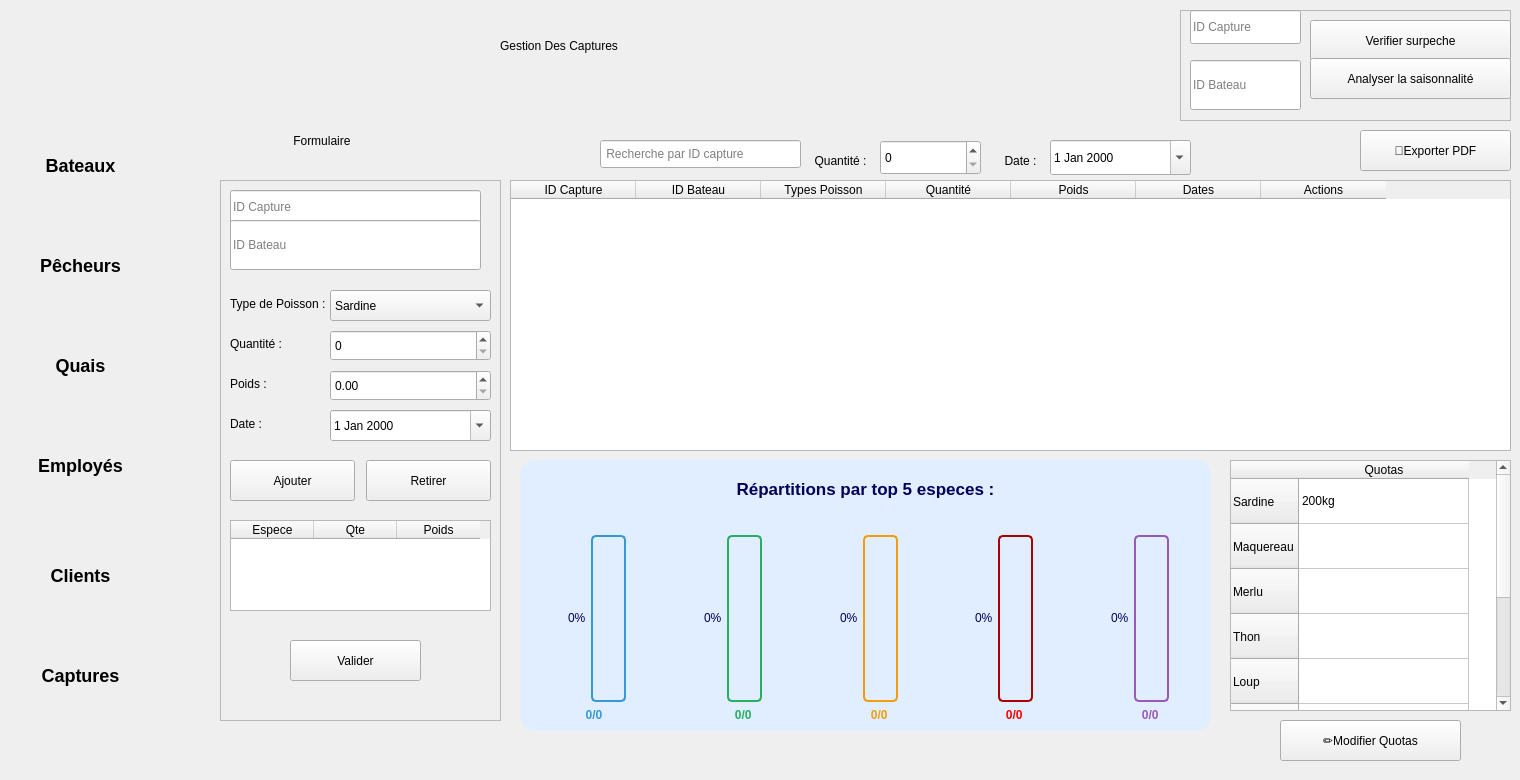
    <widget class="QWidget" name="cap_pagecaptures">
     <widget class="QLabel" name="cap_label_10">
      <property name="geometry">
       <rect>
        <x>990</x>
        <y>150</y>
        <width>61</width>
        <height>21</height>
       </rect>
      </property>
      <property name="text">
       <string>Date :</string>
      </property>
      <property name="alignment">
       <set>Qt::AlignmentFlag::AlignCenter</set>
      </property>
     </widget>
     <widget class="QTableWidget" name="cap_tableWidget_2">
      <property name="geometry">
       <rect>
        <x>1230</x>
        <y>460</y>
        <width>281</width>
        <height>251</height>
       </rect>
      </property>
      <attribute name="horizontalHeaderMinimumSectionSize">
       <number>40</number>
      </attribute>
      <attribute name="horizontalHeaderDefaultSectionSize">
       <number>170</number>
      </attribute>
      <attribute name="verticalHeaderDefaultSectionSize">
       <number>45</number>
      </attribute>
      <row>
       <property name="text">
        <string>Sardine</string>
       </property>
      </row>
      <row>
       <property name="text">
        <string>Maquereau</string>
       </property>
      </row>
      <row>
       <property name="text">
        <string>Merlu</string>
       </property>
      </row>
      <row>
       <property name="text">
        <string>Thon</string>
       </property>
      </row>
      <row>
       <property name="text">
        <string>Loup</string>
       </property>
      </row>
      <row>
       <property name="text">
        <string>Calamar</string>
       </property>
      </row>
      <row>
       <property name="text">
        <string>Crevette</string>
       </property>
      </row>
      <row>
       <property name="text">
        <string>Rouget</string>
       </property>
      </row>
      <row>
       <property name="text">
        <string>Poulpes</string>
       </property>
      </row>
      <column>
       <property name="text">
        <string>Quotas</string>
       </property>
      </column>
      <item row="0" column="0">
       <property name="text">
        <string>200kg</string>
       </property>
      </item>
     </widget>
     <widget class="QDateEdit" name="cap_deDebut">
      <property name="geometry">
       <rect>
        <x>1050</x>
        <y>140</y>
        <width>141</width>
        <height>35</height>
       </rect>
      </property>
      <property name="calendarPopup">
       <bool>true</bool>
      </property>
     </widget>
     <widget class="QPushButton" name="cap_btnExporter">
      <property name="geometry">
       <rect>
        <x>1360</x>
        <y>130</y>
        <width>151</width>
        <height>41</height>
       </rect>
      </property>
      <property name="text">
       <string>📄Exporter PDF</string>
      </property>
     </widget>
     <widget class="QLabel" name="cap_lblTitle">
      <property name="geometry">
       <rect>
        <x>500</x>
        <y>20</y>
        <width>601</width>
        <height>51</height>
       </rect>
      </property>
      <property name="text">
       <string>Gestion Des Captures</string>
      </property>
     </widget>
     <widget class="QFrame" name="cap_frame">
      <property name="geometry">
       <rect>
        <x>1180</x>
        <y>10</y>
        <width>331</width>
        <height>111</height>
       </rect>
      </property>
      <property name="frameShape">
       <enum>QFrame::Shape::StyledPanel</enum>
      </property>
      <property name="frameShadow">
       <enum>QFrame::Shadow::Raised</enum>
      </property>
      <widget class="QLineEdit" name="cap_lineEdit_7">
       <property name="geometry">
        <rect>
         <x>10</x>
         <y>0</y>
         <width>111</width>
         <height>34</height>
        </rect>
       </property>
       <property name="placeholderText">
        <string>ID Capture</string>
       </property>
      </widget>
      <widget class="QLineEdit" name="cap_lineEdit_8">
       <property name="geometry">
        <rect>
         <x>10</x>
         <y>50</y>
         <width>111</width>
         <height>50</height>
        </rect>
       </property>
       <property name="placeholderText">
        <string>ID Bateau</string>
       </property>
      </widget>
      <widget class="QPushButton" name="cap_btnShowSurpeche">
       <property name="geometry">
        <rect>
         <x>130</x>
         <y>10</y>
         <width>201</width>
         <height>41</height>
        </rect>
       </property>
       <property name="text">
        <string>Verifier surpeche</string>
       </property>
      </widget>
      <widget class="QPushButton" name="cap_btnShowTendance">
       <property name="geometry">
        <rect>
         <x>130</x>
         <y>48</y>
         <width>201</width>
         <height>41</height>
        </rect>
       </property>
       <property name="text">
        <string>Analyser la saisonnalité</string>
       </property>
      </widget>
     </widget>
     <widget class="QSpinBox" name="cap_sbQuantite_3">
      <property name="geometry">
       <rect>
        <x>880</x>
        <y>140</y>
        <width>101</width>
        <height>35</height>
       </rect>
      </property>
     </widget>
     <widget class="QLabel" name="cap_labelLeftTitle">
      <property name="geometry">
       <rect>
        <x>240</x>
        <y>120</y>
        <width>251</width>
        <height>41</height>
       </rect>
      </property>
      <property name="text">
       <string>                Formulaire</string>
      </property>
     </widget>
     <widget class="QLabel" name="cap_label_11">
      <property name="geometry">
       <rect>
        <x>790</x>
        <y>140</y>
        <width>101</width>
        <height>41</height>
       </rect>
      </property>
      <property name="text">
       <string>Quantité :</string>
      </property>
      <property name="alignment">
       <set>Qt::AlignmentFlag::AlignCenter</set>
      </property>
     </widget>
     <widget class="QTableWidget" name="cap_tableWidget">
      <property name="geometry">
       <rect>
        <x>510</x>
        <y>180</y>
        <width>1001</width>
        <height>271</height>
       </rect>
      </property>
      <attribute name="horizontalHeaderDefaultSectionSize">
       <number>125</number>
      </attribute>
      <column>
       <property name="text">
        <string>ID Capture</string>
       </property>
      </column>
      <column>
       <property name="text">
        <string>ID Bateau</string>
       </property>
      </column>
      <column>
       <property name="text">
        <string>Types Poisson</string>
       </property>
      </column>
      <column>
       <property name="text">
        <string>Quantité</string>
       </property>
      </column>
      <column>
       <property name="text">
        <string>Poids</string>
       </property>
      </column>
      <column>
       <property name="text">
        <string>Dates</string>
       </property>
      </column>
      <column>
       <property name="text">
        <string>Actions</string>
       </property>
      </column>
     </widget>
     <widget class="QLabel" name="label3_11">
      <property name="geometry">
       <rect>
        <x>560</x>
        <y>140</y>
        <width>31</width>
        <height>31</height>
       </rect>
      </property>
      <property name="styleSheet">
       <string notr="true">image: url(:/res/loupe.png);</string>
      </property>
      <property name="text">
       <string/>
      </property>
     </widget>
     <widget class="QFrame" name="frame_zonesb_2">
      <property name="geometry">
       <rect>
        <x>520</x>
        <y>460</y>
        <width>691</width>
        <height>271</height>
       </rect>
      </property>
      <property name="styleSheet">
       <string notr="true">        border-radius: 15px;
background-color: rgb(224, 238, 255);
border:1PX solid  rgb(0, 0, 115);
   	color: rgb(0, 0, 90);
</string>
      </property>
      <property name="frameShape">
       <enum>QFrame::Shape::StyledPanel</enum>
      </property>
      <property name="frameShadow">
       <enum>QFrame::Shadow::Raised</enum>
      </property>
      <layout class="QVBoxLayout" name="verticalLayout_zones_3">
       <item>
        <widget class="QLabel" name="label_zonesb_2">
         <property name="styleSheet">
          <string notr="true">
                    font-weight: bold;
                    font-size: 17px;
                    padding: 10px;</string>
         </property>
         <property name="text">
          <string>Répartitions par top 5 especes :</string>
         </property>
         <property name="alignment">
          <set>Qt::AlignmentFlag::AlignCenter</set>
         </property>
        </widget>
       </item>
       <item>
        <layout class="QHBoxLayout" name="horizontalLayout_zonesb_2">
         <item>
          <layout class="QVBoxLayout" name="zoneNordLayoutb_2">
           <item>
            <widget class="QLabel" name="label_zoneNordb_2">
             <property name="styleSheet">
              <string notr="true"> 	color: rgb(0, 0, 90);

                                    text-align: center;
                                    font-weight: bold;</string>
             </property>
             <property name="text">
              <string/>
             </property>
             <property name="alignment">
              <set>Qt::AlignmentFlag::AlignCenter</set>
             </property>
            </widget>
           </item>
           <item>
            <widget class="QProgressBar" name="progressZoneNordb_2">
             <property name="minimumSize">
              <size>
               <width>30</width>
               <height>120</height>
              </size>
             </property>
             <property name="styleSheet">
              <string notr="true">QProgressBar:vertical {
    width: 25px;
    border: 2px solid #3498db;
    border-radius: 5px;
    background-color: rgb(224, 238, 255);
    text-align: center;
    padding: 3px;
margin-left:62px;
}
QProgressBar::chunk:vertical {
    background-color: qlineargradient(x1:0, y1:0, x2:0, y2:1,
        stop:0 #3498db, stop:1 #2980b9);
    border-radius: 3px;
}
   
  
</string>
             </property>
             <property name="value">
              <number>0</number>
             </property>
             <property name="textVisible">
              <bool>true</bool>
             </property>
             <property name="orientation">
              <enum>Qt::Orientation::Vertical</enum>
             </property>
             <property name="format">
              <string>%p%</string>
             </property>
            </widget>
           </item>
           <item>
            <widget class="QLabel" name="value_zoneNordb_2">
             <property name="styleSheet">
              <string notr="true">color: #3498db;
                                    font-weight: bold;
                                    font-size: 12px;
                                    text-align: center;</string>
             </property>
             <property name="text">
              <string>0/0</string>
             </property>
             <property name="alignment">
              <set>Qt::AlignmentFlag::AlignCenter</set>
             </property>
            </widget>
           </item>
          </layout>
         </item>
         <item>
          <layout class="QVBoxLayout" name="zoneSudLayoutb_2">
           <item>
            <widget class="QLabel" name="label_zoneSudb_2">
             <property name="styleSheet">
              <string notr="true"> 	color: rgb(0, 0, 90);

                                    text-align: center;
                                    font-weight: bold;</string>
             </property>
             <property name="text">
              <string/>
             </property>
            </widget>
           </item>
           <item>
            <widget class="QProgressBar" name="progressZoneSudb_2">
             <property name="minimumSize">
              <size>
               <width>30</width>
               <height>120</height>
              </size>
             </property>
             <property name="styleSheet">
              <string notr="true">QProgressBar:vertical {
    width: 25px;
    border: 2px solid #27ae60;
    border-radius: 5px;
background-color: rgb(224, 238, 255);
    text-align: center;
    padding: 3px;
margin-left:62px;
}
QProgressBar::chunk:vertical {
    background-color: qlineargradient(x1:0, y1:0, x2:0, y2:1,
        stop:0 #27ae60, stop:1 #229954);
    border-radius: 3px;
}</string>
             </property>
             <property name="value">
              <number>0</number>
             </property>
             <property name="textVisible">
              <bool>true</bool>
             </property>
             <property name="orientation">
              <enum>Qt::Orientation::Vertical</enum>
             </property>
             <property name="format">
              <string>%p%</string>
             </property>
            </widget>
           </item>
           <item>
            <widget class="QLabel" name="value_zoneSudb_2">
             <property name="styleSheet">
              <string notr="true">color: #27ae60;
                                    font-weight: bold;
                                    font-size: 12px;
                                    text-align: center;</string>
             </property>
             <property name="text">
              <string>                     0/0</string>
             </property>
            </widget>
           </item>
          </layout>
         </item>
         <item>
          <layout class="QVBoxLayout" name="zoneEstLayoutb_2">
           <item>
            <widget class="QLabel" name="label_zoneEstb_2">
             <property name="styleSheet">
              <string notr="true"> 	color: rgb(0, 0, 90);

                                    text-align: center;
                                    font-weight: bold;</string>
             </property>
             <property name="text">
              <string/>
             </property>
            </widget>
           </item>
           <item>
            <widget class="QProgressBar" name="progressZoneEstb_2">
             <property name="minimumSize">
              <size>
               <width>30</width>
               <height>120</height>
              </size>
             </property>
             <property name="styleSheet">
              <string notr="true">QProgressBar:vertical {
    width: 25px;
    border: 2px solid #f39c12;
    border-radius: 5px;
 background-color: rgb(224, 238, 255);
    text-align: center;
    padding: 3px;
margin-left:62px;
}
QProgressBar::chunk:vertical {
    background-color: qlineargradient(x1:0, y1:0, x2:0, y2:1,
        stop:0 #f39c12, stop:1 #d68910);
    border-radius: 3px;
}</string>
             </property>
             <property name="value">
              <number>0</number>
             </property>
             <property name="textVisible">
              <bool>true</bool>
             </property>
             <property name="orientation">
              <enum>Qt::Orientation::Vertical</enum>
             </property>
             <property name="format">
              <string>%p%</string>
             </property>
            </widget>
           </item>
           <item>
            <widget class="QLabel" name="value_zoneEstb_2">
             <property name="styleSheet">
              <string notr="true">color: #f39c12;
                                    font-weight: bold;
                                    font-size: 12px;
                                    text-align: center;</string>
             </property>
             <property name="text">
              <string>                     0/0</string>
             </property>
            </widget>
           </item>
          </layout>
         </item>
         <item>
          <layout class="QVBoxLayout" name="zoneOuestLayoutb_3">
           <item>
            <widget class="QLabel" name="label_zoneOuestb_3">
             <property name="styleSheet">
              <string notr="true"> 	color: rgb(0, 0, 90);
text-align: center;
                                    font-weight: bold;</string>
             </property>
             <property name="text">
              <string/>
             </property>
            </widget>
           </item>
           <item>
            <widget class="QProgressBar" name="progressZoneOuestb_3">
             <property name="minimumSize">
              <size>
               <width>30</width>
               <height>120</height>
              </size>
             </property>
             <property name="styleSheet">
              <string notr="true">QProgressBar:vertical {
    width: 25px;
    border: 2px solid #9b59b6;
    border-radius: 5px;
background-color: rgb(224, 238, 255);    text-align: center;
    padding: 3px;
margin-left:62px;
	border-color: rgb(170, 0, 0);
}
QProgressBar::chunk:vertical {
    background-color: qlineargradient(x1:0, y1:0, x2:0, y2:1,
        stop:0 #9b59b6, stop:1 #8e44ad);
    border-radius: 3px;

}</string>
             </property>
             <property name="value">
              <number>0</number>
             </property>
             <property name="textVisible">
              <bool>true</bool>
             </property>
             <property name="orientation">
              <enum>Qt::Orientation::Vertical</enum>
             </property>
             <property name="format">
              <string>%p%</string>
             </property>
            </widget>
           </item>
           <item>
            <widget class="QLabel" name="value_zoneOuestb_3">
             <property name="styleSheet">
              <string notr="true">color:red;
                                    font-weight: bold;
                                    font-size: 12px;
                                    text-align: center;</string>
             </property>
             <property name="text">
              <string>                     0/0</string>
             </property>
            </widget>
           </item>
          </layout>
         </item>
         <item>
          <layout class="QVBoxLayout" name="zoneOuestLayoutb_2">
           <item>
            <widget class="QLabel" name="label_zoneOuestb_2">
             <property name="styleSheet">
              <string notr="true"> 	color: rgb(0, 0, 90);

                                    text-align: center;
                                    font-weight: bold;</string>
             </property>
             <property name="text">
              <string/>
             </property>
            </widget>
           </item>
           <item>
            <widget class="QProgressBar" name="progressZoneOuestb_2">
             <property name="minimumSize">
              <size>
               <width>30</width>
               <height>120</height>
              </size>
             </property>
             <property name="styleSheet">
              <string notr="true">QProgressBar:vertical {
    width: 25px;
    border: 2px solid #9b59b6;
    border-radius: 5px;
background-color: rgb(224, 238, 255);    text-align: center;
    padding: 3px;
margin-left:62px;
}
QProgressBar::chunk:vertical {
    background-color: qlineargradient(x1:0, y1:0, x2:0, y2:1,
        stop:0 #9b59b6, stop:1 #8e44ad);
    border-radius: 3px;
}</string>
             </property>
             <property name="value">
              <number>0</number>
             </property>
             <property name="textVisible">
              <bool>true</bool>
             </property>
             <property name="orientation">
              <enum>Qt::Orientation::Vertical</enum>
             </property>
             <property name="format">
              <string>%p%</string>
             </property>
            </widget>
           </item>
           <item>
            <widget class="QLabel" name="value_zoneOuestb_2">
             <property name="styleSheet">
              <string notr="true">color: #9b59b6;
                                    font-weight: bold;
                                    font-size: 12px;
                                    text-align: center;</string>
             </property>
             <property name="text">
              <string>                     0/0</string>
             </property>
            </widget>
           </item>
          </layout>
         </item>
        </layout>
       </item>
      </layout>
     </widget>
     <widget class="QLineEdit" name="lineEdit_7c_2">
      <property name="geometry">
       <rect>
        <x>600</x>
        <y>140</y>
        <width>201</width>
        <height>28</height>
       </rect>
      </property>
      <property name="placeholderText">
       <string> Recherche par ID capture</string>
      </property>
     </widget>
     <widget class="QFrame" name="frame_5">
      <property name="geometry">
       <rect>
        <x>-160</x>
        <y>70</y>
        <width>371</width>
        <height>701</height>
       </rect>
      </property>
      <property name="styleSheet">
       <string notr="true">border-radius:185px;
font-weight:600;
font-size:18px</string>
      </property>
      <property name="frameShape">
       <enum>QFrame::Shape::StyledPanel</enum>
      </property>
      <property name="frameShadow">
       <enum>QFrame::Shadow::Raised</enum>
      </property>
      <widget class="QPushButton" name="pushButton_3b_14">
       <property name="geometry">
        <rect>
         <x>170</x>
         <y>70</y>
         <width>141</width>
         <height>51</height>
        </rect>
       </property>
       <property name="text">
        <string>Bateaux</string>
       </property>
      </widget>
      <widget class="QPushButton" name="pushButton_3b_15">
       <property name="geometry">
        <rect>
         <x>170</x>
         <y>170</y>
         <width>141</width>
         <height>51</height>
        </rect>
       </property>
       <property name="text">
        <string>Pêcheurs</string>
       </property>
      </widget>
      <widget class="QPushButton" name="pushButton_3b_16">
       <property name="geometry">
        <rect>
         <x>170</x>
         <y>270</y>
         <width>141</width>
         <height>51</height>
        </rect>
       </property>
       <property name="text">
        <string>Quais</string>
       </property>
      </widget>
      <widget class="QPushButton" name="pushButton_3b_17">
       <property name="geometry">
        <rect>
         <x>170</x>
         <y>370</y>
         <width>141</width>
         <height>51</height>
        </rect>
       </property>
       <property name="text">
        <string>Employés</string>
       </property>
      </widget>
      <widget class="QPushButton" name="pushButton_3b_18">
       <property name="geometry">
        <rect>
         <x>170</x>
         <y>480</y>
         <width>141</width>
         <height>51</height>
        </rect>
       </property>
       <property name="text">
        <string>Clients</string>
       </property>
      </widget>
      <widget class="QPushButton" name="pushButton_3b_19">
       <property name="geometry">
        <rect>
         <x>170</x>
         <y>580</y>
         <width>141</width>
         <height>51</height>
        </rect>
       </property>
       <property name="text">
        <string>Captures</string>
       </property>
      </widget>
     </widget>
     <widget class="QFrame" name="cap_frame_4">
      <property name="geometry">
       <rect>
        <x>220</x>
        <y>180</y>
        <width>281</width>
        <height>541</height>
       </rect>
      </property>
      <property name="frameShape">
       <enum>QFrame::Shape::StyledPanel</enum>
      </property>
      <property name="frameShadow">
       <enum>QFrame::Shadow::Raised</enum>
      </property>
      <widget class="QLineEdit" name="cap_lineEdit_11">
       <property name="geometry">
        <rect>
         <x>10</x>
         <y>10</y>
         <width>251</width>
         <height>34</height>
        </rect>
       </property>
       <property name="placeholderText">
        <string>ID Capture</string>
       </property>
      </widget>
      <widget class="QLineEdit" name="cap_lineEdit_9">
       <property name="geometry">
        <rect>
         <x>10</x>
         <y>40</y>
         <width>251</width>
         <height>50</height>
        </rect>
       </property>
       <property name="placeholderText">
        <string>ID Bateau</string>
       </property>
      </widget>
      <widget class="QLabel" name="cap_label_9">
       <property name="geometry">
        <rect>
         <x>10</x>
         <y>110</y>
         <width>101</width>
         <height>28</height>
        </rect>
       </property>
       <property name="text">
        <string>Type de Poisson :</string>
       </property>
      </widget>
      <widget class="QComboBox" name="cap_comboBox_4">
       <property name="geometry">
        <rect>
         <x>110</x>
         <y>110</y>
         <width>161</width>
         <height>31</height>
        </rect>
       </property>
       <item>
        <property name="text">
         <string>Sardine</string>
        </property>
       </item>
       <item>
        <property name="text">
         <string>Thon</string>
        </property>
       </item>
       <item>
        <property name="text">
         <string>Merlu</string>
        </property>
       </item>
       <item>
        <property name="text">
         <string>Dorade</string>
        </property>
       </item>
       <item>
        <property name="text">
         <string>Loup</string>
        </property>
       </item>
       <item>
        <property name="text">
         <string>Rouget</string>
        </property>
       </item>
       <item>
        <property name="text">
         <string>Calamar</string>
        </property>
       </item>
       <item>
        <property name="text">
         <string>Poulpes</string>
        </property>
       </item>
       <item>
        <property name="text">
         <string>Crevette</string>
        </property>
       </item>
       <item>
        <property name="text">
         <string>Merou</string>
        </property>
       </item>
       <item>
        <property name="text">
         <string>Maquereau</string>
        </property>
       </item>
      </widget>
      <widget class="QLabel" name="cap_label_12">
       <property name="geometry">
        <rect>
         <x>10</x>
         <y>150</y>
         <width>91</width>
         <height>28</height>
        </rect>
       </property>
       <property name="text">
        <string>Quantité :</string>
       </property>
      </widget>
      <widget class="QSpinBox" name="cap_sbQuantite_4">
       <property name="geometry">
        <rect>
         <x>110</x>
         <y>150</y>
         <width>161</width>
         <height>31</height>
        </rect>
       </property>
      </widget>
      <widget class="QLabel" name="cap_label_13">
       <property name="geometry">
        <rect>
         <x>10</x>
         <y>190</y>
         <width>91</width>
         <height>28</height>
        </rect>
       </property>
       <property name="text">
        <string>Poids :</string>
       </property>
      </widget>
      <widget class="QLabel" name="cap_label_14">
       <property name="geometry">
        <rect>
         <x>10</x>
         <y>230</y>
         <width>91</width>
         <height>28</height>
        </rect>
       </property>
       <property name="text">
        <string>Date :</string>
       </property>
      </widget>
      <widget class="QDateEdit" name="cap_deDateCapture_3">
       <property name="geometry">
        <rect>
         <x>110</x>
         <y>230</y>
         <width>161</width>
         <height>31</height>
        </rect>
       </property>
       <property name="calendarPopup">
        <bool>true</bool>
       </property>
      </widget>
      <widget class="QDoubleSpinBox" name="cap_dsPoids_3">
       <property name="geometry">
        <rect>
         <x>110</x>
         <y>190</y>
         <width>161</width>
         <height>31</height>
        </rect>
       </property>
      </widget>
      <widget class="QPushButton" name="cap_btnAddCaptureLine">
       <property name="geometry">
        <rect>
         <x>10</x>
         <y>280</y>
         <width>125</width>
         <height>41</height>
        </rect>
       </property>
       <property name="text">
        <string>Ajouter</string>
       </property>
      </widget>
      <widget class="QPushButton" name="cap_btnRemoveCaptureLine">
       <property name="geometry">
        <rect>
         <x>146</x>
         <y>280</y>
         <width>125</width>
         <height>41</height>
        </rect>
       </property>
       <property name="text">
        <string>Retirer</string>
       </property>
      </widget>
      <widget class="QTableWidget" name="cap_tableWidget_Lignes">
       <property name="geometry">
        <rect>
         <x>10</x>
         <y>340</y>
         <width>261</width>
         <height>91</height>
        </rect>
       </property>
       <property name="editTriggers">
        <set>QAbstractItemView::EditTrigger::NoEditTriggers</set>
       </property>
       <property name="selectionMode">
        <enum>QAbstractItemView::SelectionMode::SingleSelection</enum>
       </property>
       <property name="selectionBehavior">
        <enum>QAbstractItemView::SelectionBehavior::SelectRows</enum>
       </property>
       <property name="columnCount">
        <number>3</number>
       </property>
       <attribute name="horizontalHeaderDefaultSectionSize">
        <number>83</number>
       </attribute>
       <column>
        <property name="text">
         <string>Espece</string>
        </property>
       </column>
       <column>
        <property name="text">
         <string>Qte</string>
        </property>
       </column>
       <column>
        <property name="text">
         <string>Poids</string>
        </property>
       </column>
      </widget>
      <widget class="QPushButton" name="cap_btnValiider_3">
       <property name="geometry">
        <rect>
         <x>70</x>
         <y>460</y>
         <width>131</width>
         <height>41</height>
        </rect>
       </property>
       <property name="text">
        <string>Valider</string>
       </property>
      </widget>
     </widget>
     <widget class="QPushButton" name="cap_btnBackMenu">
      <property name="geometry">
       <rect>
        <x>0</x>
        <y>710</y>
        <width>71</width>
        <height>61</height>
       </rect>
      </property>
      <property name="styleSheet">
       <string notr="true">border:none;image: url(:/res/en-arriere.png);
background-color:transparent;
</string>
      </property>
      <property name="text">
       <string/>
      </property>
     </widget>
     <widget class="QPushButton" name="cap_btnValiider_4">
      <property name="geometry">
       <rect>
        <x>1280</x>
        <y>720</y>
        <width>181</width>
        <height>41</height>
       </rect>
      </property>
      <property name="text">
       <string>✏️Modifier Quotas</string>
      </property>
     </widget>
    </widget>
